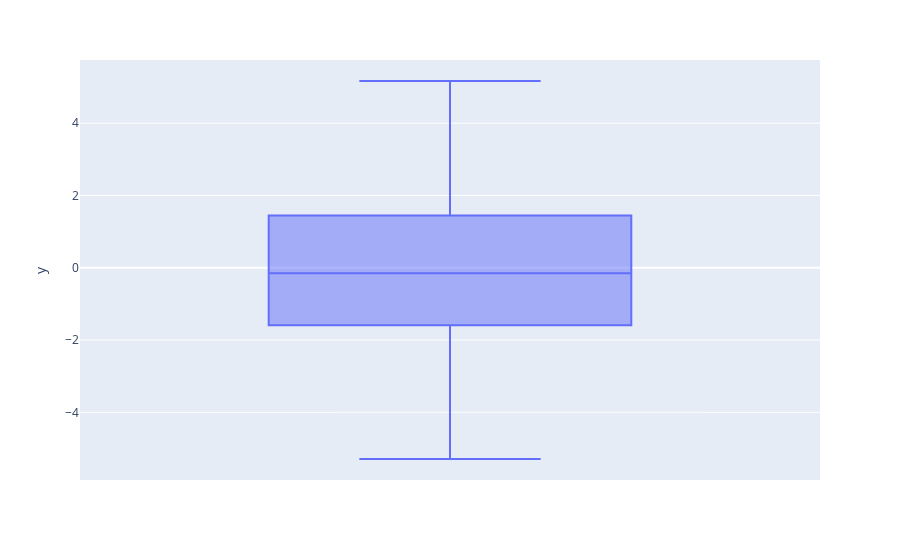

Notebook code cell kept with this figure:
### Markdown cell above
The column named "FITS1" contains the predicted responses, the column labeled "RESI1" contains the ordinary residuals, the column labeled "HI1" contains the leverages hii, and the column labeled "SRES1" contains the standardized residuals.

### Code cell
# Visualize outliers
import plotly.express as px
fig = px.box(out, y='y')
fig = fig.show()
fig

### Figure 1 — Plotly figure (JSON) as saved in the notebook; plotly's stock layout.template omitted (floating-point values rounded to 4 significant figures; data arrays with more than 128 entries replaced by an {"elided": "..."} marker saying what was removed)
{"data": [{"alignmentgroup": "True", "hovertemplate": "y=%{y}<extra></extra>", "legendgroup": "", "marker": {"color": "#636efa"}, "name": "", "notched": false, "offsetgroup": "", "orientation": "v", "showlegend": false, "type": "box", "x0": " ", "xaxis": "x", "y": {"elided": "157 float values"}, "y0": " ", "yaxis": "y"}], "layout": {"boxmode": "group", "legend": {"tracegroupgap": 0}, "margin": {"t": 60}, "xaxis": {"anchor": "y", "domain": [0, 1]}, "yaxis": {"anchor": "x", "domain": [0, 1], "title": {"text": "y"}}}}
